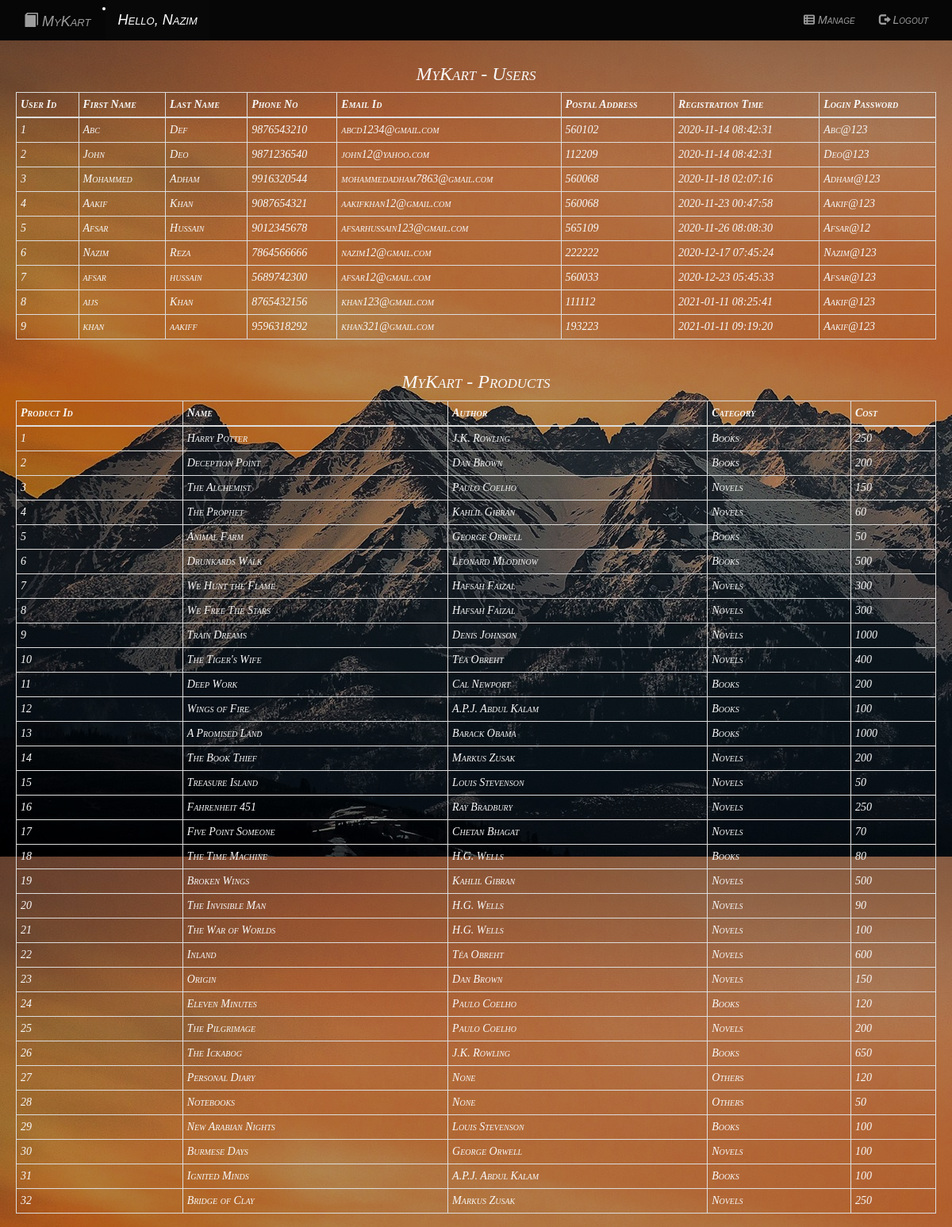
The page /MyKart/admin_dashboard.php (signed in, upper part) on the database its author committed.
### tables this page shows
CREATE TABLE IF NOT EXISTS `users` (
  `user_id` int NOT NULL AUTO_INCREMENT,
  `first_name` varchar(15) NOT NULL,
  `last_name` varchar(15) NOT NULL,
  `phone_no` bigint NOT NULL,
  `email_id` varchar(50) NOT NULL,
  `pincode` int NOT NULL,
  `registration_time` timestamp NOT NULL DEFAULT CURRENT_TIMESTAMP,
  `password` varchar(15) NOT NULL,
  PRIMARY KEY (`user_id`)
);

CREATE TABLE IF NOT EXISTS `products` (
  `product_id` int NOT NULL AUTO_INCREMENT,
  `name` varchar(60) NOT NULL,
  `author` varchar(60) NOT NULL,
  `category` enum('Books','Novels','Others') NOT NULL,
  `cost` float NOT NULL,
  `product_disc` varchar(1000) NOT NULL,
  `book_image` varchar(60) NOT NULL,
  PRIMARY KEY (`product_id`),
  KEY `author` (`author`)
);

### MyKart/admin_dashboard.php (the view, shortened to what this page needs)
<!DOCTYPE html>
<html>
    <head>
        <link rel="stylesheet" href="https://maxcdn.bootstrapcdn.com/bootstrap/3.4.1/css/bootstrap.min.css">
    </head>
    <body>
        <?php
        require 'db_connection.php';
        $adminfirstname = $_SESSION['first_name'];
        $u_query = "SELECT user_id, first_name, last_name, phone_no, email_id, pincode, registration_time, password FROM users";
        $u_result = mysqli_query($conn, $u_query);
        $pr_query = "SELECT product_id, name, author, category, cost FROM products";
        $pr_result = mysqli_query($conn, $pr_query);
        ?>
        <nav class="navbar navbar-inverse navbar-fixed-top">
        <div class="container">
            <div class="navbar-header">
                <li> <a href="admin_dashboard.php" class="navbar-brand"><span class="glyphicon glyphicon-book"></span> MyKart</a> </li>
            </div>
            <div>
                <ul class="nav navbar-nav">
                    <li class="active"><a class="navbar-brand"><i>Hello, <?php echo $adminfirstname; ?></i> </a></li>
                </ul>
                <ul class="nav navbar-nav navbar-right">
                    <li class="dropdown"><a class="dropdown-toggle" data-toggle="dropdown" href="#"><i class="fas fa-th-list"></i> Manage</a>
                    </li>
                    <li> <a href="logout_admin.php"><span class="glyphicon glyphicon-log-out"></span> Logout</a></li>
                </ul>
            </div>
        </div>
    </nav>
    <center>
        <div id="container">
            <div class="row">
                <div><h3> MyKart - Users </h3></div>
            </div>
            <table class="table table-condensed table-bordered ">
            <thead>
                <tr>
                    <th>User Id</th>
                    <th>First Name</th>
                    <th>Last Name</th>
                    <th>Phone No</th>
                    <th>Email Id</th>
                    <th>Postal Address</th>
                    <th>Registration Time</th>
                    <th>Login Password</th>
                </tr>
            </thead>
            <tbody>
                <?php while ($u_row = mysqli_fetch_array($u_result)) { ?>
                <tr>
                    <td><?php echo $u_row['user_id']; ?></td>
                    <td><?php echo $u_row['first_name']; ?></td>
                    <td><?php echo $u_row['last_name']; ?></td>
                    <td><?php echo $u_row['phone_no']; ?></td>
                    <td><?php echo $u_row['email_id']; ?></td>
                    <td><?php echo $u_row['pincode']; ?></td>
                    <td><?php echo $u_row['registration_time']; ?></td>
                    <td><?php echo $u_row['password']; ?></td>
                </tr>
                <?php } ?>
            </tbody>
            </table>
            <div class="row">
                <div><h3> MyKart - Products </h3></div>
            </div>
            <table class="table table-condensed table-bordered ">
            <thead>
                <tr>
                    <th>Product Id</th>
                    <th>Name</th>
                    <th>Author</th>
                    <th>Category</th>
                    <th>Cost</th>
                </tr>
            </thead>
            <tbody>
                <?php while ($pr_row = mysqli_fetch_array($pr_result)) { ?>
                <tr>
                    <td><?php echo $pr_row['product_id']; ?></td>
                    <td><?php echo $pr_row['name']; ?></td>
                    <td><?php echo $pr_row['author']; ?></td>
                    <td><?php echo $pr_row['category']; ?></td>
                    <td><?php echo $pr_row['cost']; ?></td>
                </tr>
                <?php } ?>
            </tbody>
            </table>
        </div>
    </center>
    </body>
</html>

### MyKart/admin_dashboard.php (style rules this page uses)
body { background: url('img/wallhaven-oxeyr5.jpg'); font-style: italic; font-family: sans-serif; font-variant: small-caps; color: #f9f9f9; }
#container { font-family: serif, Arial; color: #f9f9f9; background-color: rgba(0,0,0,0.3); max-width: 1400px; margin-top: 50px; padding: 10px 20px; }
.navbar { background-color: #060606; }

### rows shown on the page
users: user_id "1", first_name "Abc", last_name "Def", phone_no "9876543210", email "abcd1234@gmail.com", pincode "560102", registration_time "2020-11-14 08:42:31", password "Abc@123"
users: user_id "2", first_name "John", last_name "Deo", phone_no "9871236540", email "john12@yahoo.com", pincode "112209", registration_time "2020-11-14 08:42:31", password "Deo@123"
users: user_id "3", first_name "Mohammed", last_name "Adham", phone_no "9916320544", email "mohammedadham7863@gmail.com", pincode "560068", registration_time "2020-11-18 02:07:16", password "Adham@123"
users: user_id "4", first_name "Aakif", last_name "Khan", phone_no "9087654321", email "aakifkhan12@gmail.com", pincode "560068", registration_time "2020-11-23 00:47:58", password "Aakif@123"
users: user_id "5", first_name "Afsar", last_name "Hussain", phone_no "9012345678", email "afsarhussain123@gmail.com", pincode "565109", registration_time "2020-11-26 08:08:30", password "Afsar@12"
users: user_id "6", first_name "Nazim", last_name "Reza", phone_no "7864566666", email "nazim12@gmail.com", pincode "222222", registration_time "2020-12-17 07:45:24", password "Nazim@123"
users: user_id "7", first_name "afsar", last_name "hussain", phone_no "5689742300", email "afsar12@gmail.com", pincode "560033", registration_time "2020-12-23 05:45:33", password "Afsar@123"
users: user_id "8", first_name "aijs", last_name "Khan", phone_no "8765432156", email "khan123@gmail.com", pincode "111112", registration_time "2021-01-11 08:25:41", password "Aakif@123"
users: user_id "9", first_name "khan", last_name "aakiff", phone_no "9596318292", email "khan321@gmail.com", pincode "193223", registration_time "2021-01-11 09:19:20", password "Aakif@123"
products: product_id "1", name "Harry Potter", author "J.K. Rowling", category "Books", cost "250"
products: product_id "2", name "Deception Point", author "Dan Brown", category "Books", cost "200"
products: product_id "3", name "The Alchemist", author "Paulo Coelho", category "Novels", cost "150"
products: product_id "4", name "The Prophet", author "Kahlil Gibran", category "Novels", cost "60"
products: product_id "5", name "Animal Farm", author "George Orwell", category "Books", cost "50"
products: product_id "6", name "Drunkards Walk", author "Leonard Mlodinow", category "Books", cost "500"
products: product_id "7", name "We Hunt the Flame", author "Hafsah Faizal", category "Novels", cost "300"
products: product_id "8", name "We Free The Stars", author "Hafsah Faizal", category "Novels", cost "300"
products: product_id "9", name "Train Dreams", author "Denis Johnson", category "Novels", cost "1000"
products: product_id "10", name "The Tiger's Wife", author "Téa Obreht", category "Novels", cost "400"
products: product_id "11", name "Deep Work", author "Cal Newport", category "Books", cost "200"
products: product_id "12", name "Wings of Fire", author "A.P.J. Abdul Kalam", category "Books", cost "100"
products: product_id "13", name "A Promised Land", author "Barack Obama", category "Books", cost "1000"
products: product_id "14", name "The Book Thief", author "Markus Zusak", category "Novels", cost "200"
products: product_id "15", name "Treasure Island", author "Louis Stevenson", category "Novels", cost "50"
products: product_id "16", name "Fahrenheit 451", author "Ray Bradbury", category "Novels", cost "250"
products: product_id "17", name "Five Point Someone", author "Chetan Bhagat", category "Novels", cost "70"
products: product_id "18", name "The Time Machine", author "H.G. Wells", category "Books", cost "80"
products: product_id "19", name "Broken Wings", author "Kahlil Gibran", category "Novels", cost "500"
products: product_id "20", name "The Invisible Man", author "H.G. Wells", category "Novels", cost "90"
products: product_id "21", name "The War of Worlds", author "H.G. Wells", category "Novels", cost "100"
products: product_id "22", name "Inland", author "Téa Obreht", category "Novels", cost "600"
products: product_id "23", name "Origin", author "Dan Brown", category "Novels", cost "150"
products: product_id "24", name "Eleven Minutes", author "Paulo Coelho", category "Books", cost "120"
products: product_id "25", name "The Pilgrimage", author "Paulo Coelho", category "Novels", cost "200"
products: product_id "26", name "The Ickabog", author "J.K. Rowling", category "Books", cost "650"
products: product_id "27", name "Personal Diary", author "None", category "Others", cost "120"
products: product_id "28", name "Notebooks", author "None", category "Others", cost "50"
products: product_id "29", name "New Arabian Nights", author "Louis Stevenson", category "Books", cost "100"
products: product_id "30", name "Burmese Days", author "George Orwell", category "Novels", cost "100"
products: product_id "31", name "Ignited Minds", author "A.P.J. Abdul Kalam", category "Books", cost "100"
products: product_id "32", name "Bridge of Clay", author "Markus Zusak", category "Novels", cost "250"

### other values the page prints
$adminfirstname "Nazim"
